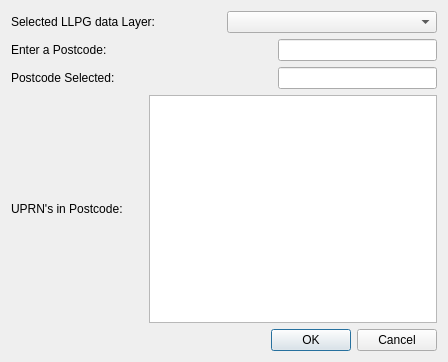
<?xml version="1.0" encoding="UTF-8"?>
<ui version="4.0">
 <class>Dialog</class>
 <widget class="QDialog" name="Dialog">
  <property name="geometry">
   <rect>
    <x>0</x>
    <y>0</y>
    <width>448</width>
    <height>362</height>
   </rect>
  </property>
  <property name="windowTitle">
   <string>Dialog</string>
  </property>
  <layout class="QVBoxLayout" name="verticalLayout">
   <item>
    <layout class="QHBoxLayout" name="horizontalLayout">
     <item>
      <widget class="QLabel" name="label">
       <property name="text">
        <string>Selected LLPG data Layer:</string>
       </property>
      </widget>
     </item>
     <item>
      <widget class="QComboBox" name="cb_selectdata"/>
     </item>
    </layout>
   </item>
   <item>
    <layout class="QHBoxLayout" name="horizontalLayout_2">
     <item>
      <widget class="QLabel" name="label_2">
       <property name="text">
        <string>Enter a Postcode:</string>
       </property>
      </widget>
     </item>
     <item>
      <spacer name="horizontalSpacer">
       <property name="orientation">
        <enum>Qt::Horizontal</enum>
       </property>
       <property name="sizeType">
        <enum>QSizePolicy::Fixed</enum>
       </property>
       <property name="sizeHint" stdset="0">
        <size>
         <width>165</width>
         <height>20</height>
        </size>
       </property>
      </spacer>
     </item>
     <item>
      <widget class="QLineEdit" name="le_postcode"/>
     </item>
    </layout>
   </item>
   <item>
    <layout class="QHBoxLayout" name="horizontalLayout_3">
     <item>
      <widget class="QLabel" name="label_3">
       <property name="text">
        <string>Postcode Selected:</string>
       </property>
      </widget>
     </item>
     <item>
      <spacer name="horizontalSpacer_2">
       <property name="orientation">
        <enum>Qt::Horizontal</enum>
       </property>
       <property name="sizeType">
        <enum>QSizePolicy::Fixed</enum>
       </property>
       <property name="sizeHint" stdset="0">
        <size>
         <width>157</width>
         <height>20</height>
        </size>
       </property>
      </spacer>
     </item>
     <item>
      <widget class="QLineEdit" name="le_postcodeselected"/>
     </item>
    </layout>
   </item>
   <item>
    <layout class="QHBoxLayout" name="horizontalLayout_4">
     <item>
      <widget class="QLabel" name="label_4">
       <property name="text">
        <string>UPRN's in Postcode:</string>
       </property>
      </widget>
     </item>
     <item>
      <spacer name="verticalSpacer">
       <property name="orientation">
        <enum>Qt::Vertical</enum>
       </property>
       <property name="sizeHint" stdset="0">
        <size>
         <width>20</width>
         <height>40</height>
        </size>
       </property>
      </spacer>
     </item>
     <item>
      <widget class="QListWidget" name="listWidget_uprns"/>
     </item>
    </layout>
   </item>
   <item>
    <layout class="QHBoxLayout" name="horizontalLayout_6">
     <item>
      <widget class="QDialogButtonBox" name="buttonBox">
       <property name="orientation">
        <enum>Qt::Horizontal</enum>
       </property>
       <property name="standardButtons">
        <set>QDialogButtonBox::Cancel|QDialogButtonBox::Ok</set>
       </property>
      </widget>
     </item>
    </layout>
   </item>
  </layout>
 </widget>
 <resources/>
 <connections>
  <connection>
   <sender>buttonBox</sender>
   <signal>accepted()</signal>
   <receiver>Dialog</receiver>
   <slot>accept()</slot>
   <hints>
    <hint type="sourcelabel">
     <x>230</x>
     <y>310</y>
    </hint>
    <hint type="destinationlabel">
     <x>157</x>
     <y>274</y>
    </hint>
   </hints>
  </connection>
  <connection>
   <sender>buttonBox</sender>
   <signal>rejected()</signal>
   <receiver>Dialog</receiver>
   <slot>reject()</slot>
   <hints>
    <hint type="sourcelabel">
     <x>298</x>
     <y>316</y>
    </hint>
    <hint type="destinationlabel">
     <x>286</x>
     <y>274</y>
    </hint>
   </hints>
  </connection>
  <connection>
   <sender>le_postcode</sender>
   <signal>textChanged(QString)</signal>
   <receiver>le_postcodeselected</receiver>
   <slot>setText(QString)</slot>
   <hints>
    <hint type="sourcelabel">
     <x>381</x>
     <y>52</y>
    </hint>
    <hint type="destinationlabel">
     <x>381</x>
     <y>79</y>
    </hint>
   </hints>
  </connection>
 </connections>
</ui>
